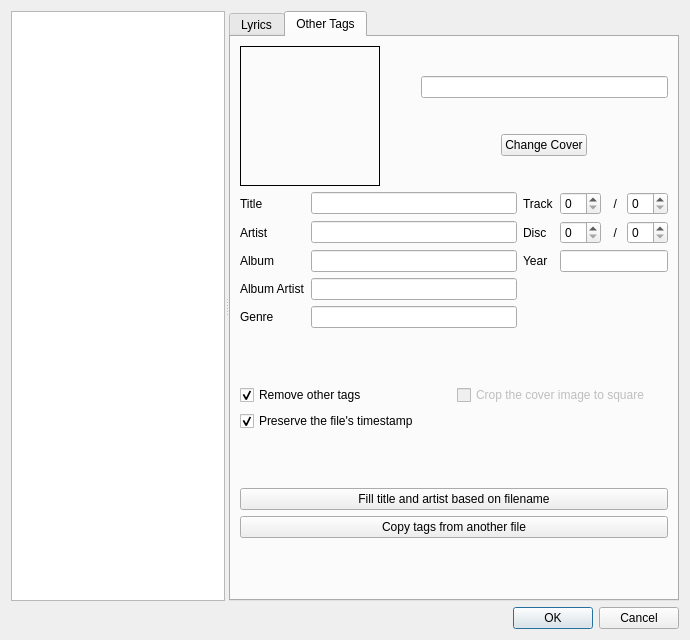
<?xml version="1.0" encoding="UTF-8"?>
<ui version="4.0">
 <class>EditTagsDialog</class>
 <widget class="QDialog" name="EditTagsDialog">
  <property name="geometry">
   <rect>
    <x>0</x>
    <y>0</y>
    <width>690</width>
    <height>640</height>
   </rect>
  </property>
  <property name="windowTitle">
   <string>Edit Tags</string>
  </property>
  <layout class="QVBoxLayout" name="verticalLayout">
   <item>
    <widget class="QSplitter" name="splitter">
     <property name="orientation">
      <enum>Qt::Orientation::Horizontal</enum>
     </property>
     <widget class="QListWidget" name="music_list"/>
     <widget class="QTabWidget" name="tabs">
      <property name="minimumSize">
       <size>
        <width>450</width>
        <height>0</height>
       </size>
      </property>
      <property name="currentIndex">
       <number>1</number>
      </property>
      <widget class="QWidget" name="lyrics_tab">
       <attribute name="title">
        <string>Lyrics</string>
       </attribute>
       <layout class="QVBoxLayout" name="verticalLayout_2">
        <item>
         <widget class="QPlainTextEdit" name="lyrics_edit"/>
        </item>
       </layout>
      </widget>
      <widget class="QWidget" name="other_tags_tab">
       <attribute name="title">
        <string>Other Tags</string>
       </attribute>
       <layout class="QVBoxLayout" name="verticalLayout_3">
        <item>
         <layout class="QHBoxLayout" name="top_layout">
          <item>
           <widget class="QLabel" name="cover_label">
            <property name="sizePolicy">
             <sizepolicy hsizetype="Fixed" vsizetype="Fixed">
              <horstretch>0</horstretch>
              <verstretch>0</verstretch>
             </sizepolicy>
            </property>
            <property name="minimumSize">
             <size>
              <width>140</width>
              <height>140</height>
             </size>
            </property>
            <property name="styleSheet">
             <string notr="true">border: 1px solid black</string>
            </property>
            <property name="text">
             <string/>
            </property>
           </widget>
          </item>
          <item>
           <spacer name="horizontalSpacer">
            <property name="orientation">
             <enum>Qt::Orientation::Horizontal</enum>
            </property>
            <property name="sizeType">
             <enum>QSizePolicy::Policy::Fixed</enum>
            </property>
            <property name="sizeHint" stdset="0">
             <size>
              <width>35</width>
              <height>20</height>
             </size>
            </property>
           </spacer>
          </item>
          <item>
           <layout class="QVBoxLayout" name="verticalLayout_4">
            <item>
             <widget class="QLineEdit" name="filename_edit"/>
            </item>
            <item alignment="Qt::AlignmentFlag::AlignHCenter">
             <widget class="QPushButton" name="change_cover_button">
              <property name="text">
               <string>Change Cover</string>
              </property>
             </widget>
            </item>
           </layout>
          </item>
         </layout>
        </item>
        <item>
         <layout class="QGridLayout" name="gridLayout">
          <item row="0" column="0">
           <widget class="QLabel" name="title_label">
            <property name="text">
             <string>Title</string>
            </property>
           </widget>
          </item>
          <item row="0" column="1">
           <widget class="QLineEdit" name="title_edit"/>
          </item>
          <item row="0" column="2">
           <widget class="QLabel" name="track_label">
            <property name="text">
             <string>Track</string>
            </property>
           </widget>
          </item>
          <item row="0" column="3">
           <widget class="QSpinBox" name="track_count_spinbox"/>
          </item>
          <item row="0" column="4">
           <widget class="QLabel" name="slash_1">
            <property name="text">
             <string>  /</string>
            </property>
           </widget>
          </item>
          <item row="0" column="5">
           <widget class="QSpinBox" name="track_total_spinbox"/>
          </item>
          <item row="1" column="0">
           <widget class="QLabel" name="artist_label">
            <property name="text">
             <string>Artist</string>
            </property>
           </widget>
          </item>
          <item row="1" column="1">
           <widget class="QLineEdit" name="artist_edit"/>
          </item>
          <item row="1" column="2">
           <widget class="QLabel" name="disc_label">
            <property name="text">
             <string>Disc</string>
            </property>
           </widget>
          </item>
          <item row="1" column="3">
           <widget class="QSpinBox" name="disc_count_spinbox"/>
          </item>
          <item row="1" column="4">
           <widget class="QLabel" name="slash_2">
            <property name="text">
             <string>  /</string>
            </property>
           </widget>
          </item>
          <item row="1" column="5">
           <widget class="QSpinBox" name="disc_total_spinbox"/>
          </item>
          <item row="2" column="0">
           <widget class="QLabel" name="album_label">
            <property name="text">
             <string>Album</string>
            </property>
           </widget>
          </item>
          <item row="2" column="1">
           <widget class="QLineEdit" name="album_edit"/>
          </item>
          <item row="2" column="2">
           <widget class="QLabel" name="year_label">
            <property name="text">
             <string>Year</string>
            </property>
           </widget>
          </item>
          <item row="2" column="3" colspan="3">
           <widget class="QLineEdit" name="year_edit"/>
          </item>
          <item row="3" column="0">
           <widget class="QLabel" name="album_artist_lalbel">
            <property name="text">
             <string>Album Artist</string>
            </property>
           </widget>
          </item>
          <item row="3" column="1">
           <widget class="QLineEdit" name="album_artist_edit"/>
          </item>
          <item row="4" column="0">
           <widget class="QLabel" name="genre_label">
            <property name="text">
             <string>Genre</string>
            </property>
           </widget>
          </item>
          <item row="4" column="1">
           <widget class="QLineEdit" name="genre_edit"/>
          </item>
         </layout>
        </item>
        <item>
         <widget class="QFrame" name="bottom_frame">
          <property name="sizePolicy">
           <sizepolicy hsizetype="Preferred" vsizetype="Preferred">
            <horstretch>0</horstretch>
            <verstretch>0</verstretch>
           </sizepolicy>
          </property>
          <property name="minimumSize">
           <size>
            <width>0</width>
            <height>71</height>
           </size>
          </property>
          <property name="frameShape">
           <enum>QFrame::Shape::NoFrame</enum>
          </property>
          <property name="frameShadow">
           <enum>QFrame::Shadow::Raised</enum>
          </property>
          <layout class="QVBoxLayout" name="verticalLayout_6">
           <property name="spacing">
            <number>6</number>
           </property>
           <property name="leftMargin">
            <number>0</number>
           </property>
           <property name="topMargin">
            <number>0</number>
           </property>
           <property name="rightMargin">
            <number>0</number>
           </property>
           <property name="bottomMargin">
            <number>0</number>
           </property>
           <item>
            <layout class="QGridLayout" name="gridLayout_2">
             <item row="0" column="0">
              <widget class="QCheckBox" name="remove_other_tags_checkbox">
               <property name="text">
                <string>Remove other tags</string>
               </property>
               <property name="checked">
                <bool>true</bool>
               </property>
              </widget>
             </item>
             <item row="0" column="1">
              <widget class="QCheckBox" name="crop_cover_checkbox">
               <property name="enabled">
                <bool>false</bool>
               </property>
               <property name="text">
                <string>Crop the cover image to square</string>
               </property>
              </widget>
             </item>
             <item row="1" column="0">
              <widget class="QCheckBox" name="preserve_file_time_checkbox">
               <property name="text">
                <string>Preserve the file's timestamp</string>
               </property>
               <property name="checked">
                <bool>true</bool>
               </property>
              </widget>
             </item>
            </layout>
           </item>
           <item>
            <layout class="QVBoxLayout" name="verticalLayout_5">
             <item>
              <widget class="QPushButton" name="fill_ta_button">
               <property name="text">
                <string>Fill title and artist based on filename</string>
               </property>
              </widget>
             </item>
             <item>
              <widget class="QPushButton" name="copy_from_another_file_button">
               <property name="text">
                <string>Copy tags from another file</string>
               </property>
              </widget>
             </item>
            </layout>
           </item>
          </layout>
         </widget>
        </item>
       </layout>
      </widget>
     </widget>
    </widget>
   </item>
   <item>
    <widget class="QDialogButtonBox" name="button_box">
     <property name="standardButtons">
      <set>QDialogButtonBox::StandardButton::Cancel|QDialogButtonBox::StandardButton::Ok</set>
     </property>
    </widget>
   </item>
  </layout>
 </widget>
 <tabstops>
  <tabstop>filename_edit</tabstop>
  <tabstop>change_cover_button</tabstop>
  <tabstop>title_edit</tabstop>
  <tabstop>track_count_spinbox</tabstop>
  <tabstop>track_total_spinbox</tabstop>
  <tabstop>artist_edit</tabstop>
  <tabstop>disc_count_spinbox</tabstop>
  <tabstop>disc_total_spinbox</tabstop>
  <tabstop>album_edit</tabstop>
  <tabstop>year_edit</tabstop>
  <tabstop>album_artist_edit</tabstop>
  <tabstop>genre_edit</tabstop>
  <tabstop>remove_other_tags_checkbox</tabstop>
  <tabstop>crop_cover_checkbox</tabstop>
  <tabstop>preserve_file_time_checkbox</tabstop>
  <tabstop>fill_ta_button</tabstop>
  <tabstop>copy_from_another_file_button</tabstop>
  <tabstop>music_list</tabstop>
  <tabstop>tabs</tabstop>
  <tabstop>lyrics_edit</tabstop>
 </tabstops>
 <resources/>
 <connections/>
</ui>
